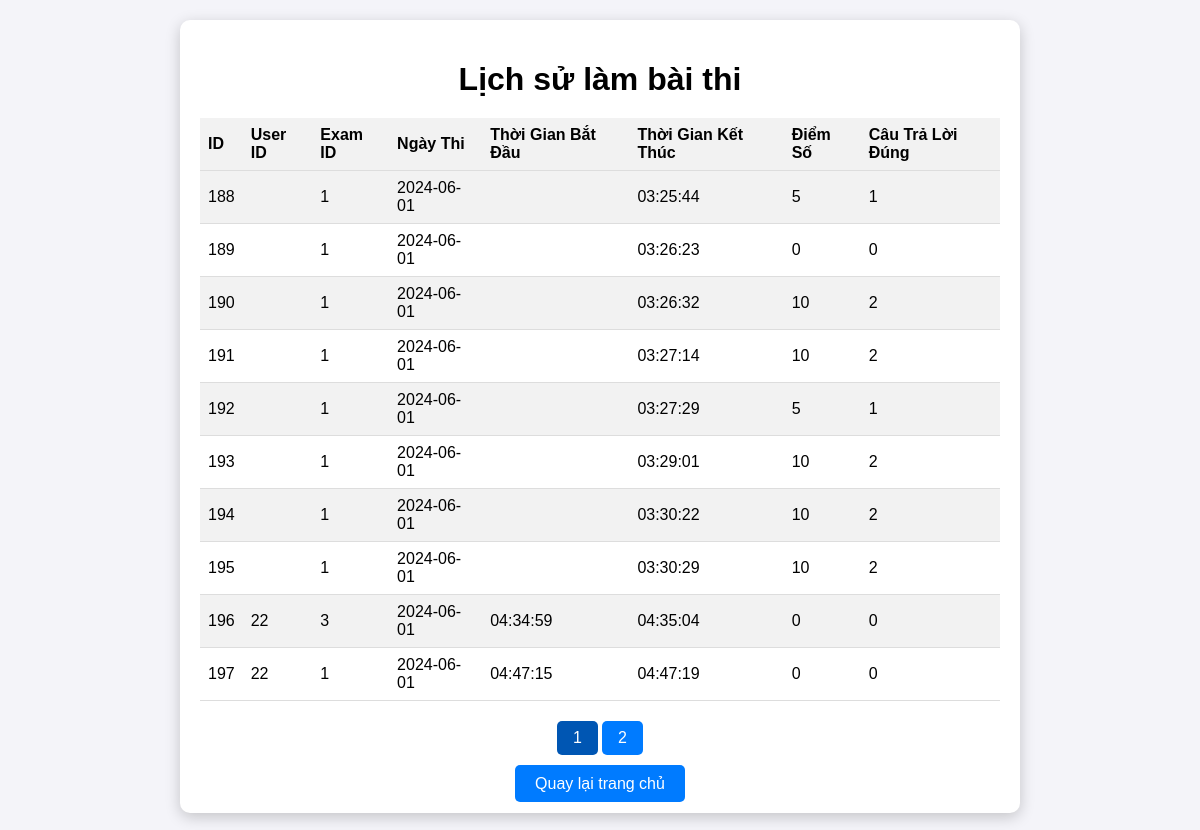
/PHP_DoAnn/lichsulambai.php, run on the app's committed database.
### tables this page shows
CREATE TABLE `userexamhistory` (
  `UserExamHistoryID` int(11) NOT NULL,
  `UserID` int(11) DEFAULT NULL,
  `IdExam` int(11) DEFAULT NULL,
  `TestDate` date DEFAULT NULL,
  `StartTime` time DEFAULT NULL,
  `EndTime` time DEFAULT NULL,
  `Point` float DEFAULT NULL,
  `CorrectAnswers` int(11) DEFAULT NULL
);

### PHP_DoAnn/lichsulambai.php (the view, shortened to what this page needs)
<!DOCTYPE html>
<html lang="vi">
<head>
</head>
<body>
    <div class="container">
        <h1>Lịch sử làm bài thi</h1>
        <table id="historyTable">
            <tr>
                <th>ID</th>
                <th>User ID</th>
                <th>Exam ID</th>
                <th>Ngày Thi</th>
                <th>Thời Gian Bắt Đầu</th>
                <th>Thời Gian Kết Thúc</th>
                <th>Điểm Số</th>
                <th>Câu Trả Lời Đúng</th>
            </tr>
            <?php
            $servername = "localhost";
            $username = "root";
            $password = "";
            $dbname = "web1_mysql";
            $records_per_page = 10;
            try {
                $conn = new PDO("mysql:host=$servername;dbname=$dbname", $username, $password);
                $conn->setAttribute(PDO::ATTR_ERRMODE, PDO::ERRMODE_EXCEPTION);
                $conn->query('SET NAMES utf8');
                $page = isset($_GET['page']) ? (int)$_GET['page'] : 1;
                $start_from = ($page - 1) * $records_per_page;
                $sql = "SELECT * FROM userexamhistory LIMIT :start_from, :records_per_page";
                $stmt = $conn->prepare($sql);
                $stmt->bindParam(':start_from', $start_from, PDO::PARAM_INT);
                $stmt->bindParam(':records_per_page', $records_per_page, PDO::PARAM_INT);
                $stmt->execute();
                if ($stmt->rowCount() > 0) {
                    while ($row = $stmt->fetch(PDO::FETCH_ASSOC)) {
                        echo "<tr>";
                        echo "<td>" . htmlspecialchars($row["UserExamHistoryID"]) . "</td>";
                        echo "<td>" . htmlspecialchars($row["UserID"]) . "</td>";
                        echo "<td>" . htmlspecialchars($row["IdExam"]) . "</td>";
                        echo "<td>" . htmlspecialchars($row["TestDate"]) . "</td>";
                        echo "<td>" . htmlspecialchars($row["StartTime"]) . "</td>";
                        echo "<td>" . htmlspecialchars($row["EndTime"]) . "</td>";
                        echo "<td>" . htmlspecialchars($row["Point"]) . "</td>";
                        echo "<td>" . htmlspecialchars($row["CorrectAnswers"]) . "</td>";
                        echo "</tr>";
                    }
                } else {
                    echo "<tr><td colspan='8'>Không có dữ liệu</td></tr>";
                }
                $sql = "SELECT COUNT(*) FROM userexamhistory";
                $stmt = $conn->prepare($sql);
                $stmt->execute();
                $total_records = $stmt->fetchColumn();
                $total_pages = ceil($total_records / $records_per_page);
            } catch(PDOException $e) {
                echo "Kết nối thất bại: " . $e->getMessage();
            }
            ?>
        </table>
        <div class="pagination">
            <?php
            for ($i = 1; $i <= $total_pages; $i++) {
                echo "<a href='lichsulambai.php?page=" . $i . "'";
                if ($i == $page) echo " class='active'";
                echo ">" . $i . "</a>";
            }
            ?>
        </div>
        <div class="back-btn">
            <a href="trangchu.php">Quay lại trang chủ</a>
        </div>
    </div>
</body>
</html>

### PHP_DoAnn/lichsulambai.php (style rules this page uses)
body { font-family: Arial, sans-serif; background-color: #f4f4f9; margin: 0; padding: 20px; }
.container { max-width: 800px; margin: 0 auto; background-color: #fff; padding: 20px; border-radius: 10px; box-shadow: 0 4px 15px rgba(0, 0, 0, 0.2); }
h1 { text-align: center; margin-bottom: 20px; }
table { width: 100%; border-collapse: collapse; border-spacing: 0; }
th, td { padding: 8px; border-bottom: 1px solid #ddd; text-align: left; }
th { background-color: #f2f2f2; }
tr:nth-child(even) { background-color: #f2f2f2; }
.back-btn { display: block; text-align: center; margin-top: 20px; }
.back-btn a { text-decoration: none; background-color: #007bff; color: #fff; padding: 10px 20px; border-radius: 5px; }
.pagination { display: flex; justify-content: center; margin-top: 20px; }
.pagination a { text-decoration: none; background-color: #007bff; color: #fff; padding: 8px 16px; margin: 0 2px; border-radius: 5px; }
.pagination .active { background-color: #0056b3; pointer-events: none; }

### data on the page
userexamhistory: UserExamHistoryID "188", IdExam "1", TestDate "2024-06-01", EndTime "03:25:44", Point "5", CorrectAnswers "1"
userexamhistory: UserExamHistoryID "189", IdExam "1", TestDate "2024-06-01", EndTime "03:26:23", Point "0", CorrectAnswers "0"
userexamhistory: UserExamHistoryID "190", IdExam "1", TestDate "2024-06-01", EndTime "03:26:32", Point "10", CorrectAnswers "2"
userexamhistory: UserExamHistoryID "191", IdExam "1", TestDate "2024-06-01", EndTime "03:27:14", Point "10", CorrectAnswers "2"
userexamhistory: UserExamHistoryID "192", IdExam "1", TestDate "2024-06-01", EndTime "03:27:29", Point "5", CorrectAnswers "1"
userexamhistory: UserExamHistoryID "193", IdExam "1", TestDate "2024-06-01", EndTime "03:29:01", Point "10", CorrectAnswers "2"
userexamhistory: UserExamHistoryID "194", IdExam "1", TestDate "2024-06-01", EndTime "03:30:22", Point "10", CorrectAnswers "2"
userexamhistory: UserExamHistoryID "195", IdExam "1", TestDate "2024-06-01", EndTime "03:30:29", Point "10", CorrectAnswers "2"
userexamhistory: UserExamHistoryID "196", UserID "22", IdExam "3", TestDate "2024-06-01", StartTime "04:34:59", EndTime "04:35:04", Point "0", CorrectAnswers "0"
userexamhistory: UserExamHistoryID "197", UserID "22", IdExam "1", TestDate "2024-06-01", StartTime "04:47:15", EndTime "04:47:19", Point "0", CorrectAnswers "0"
